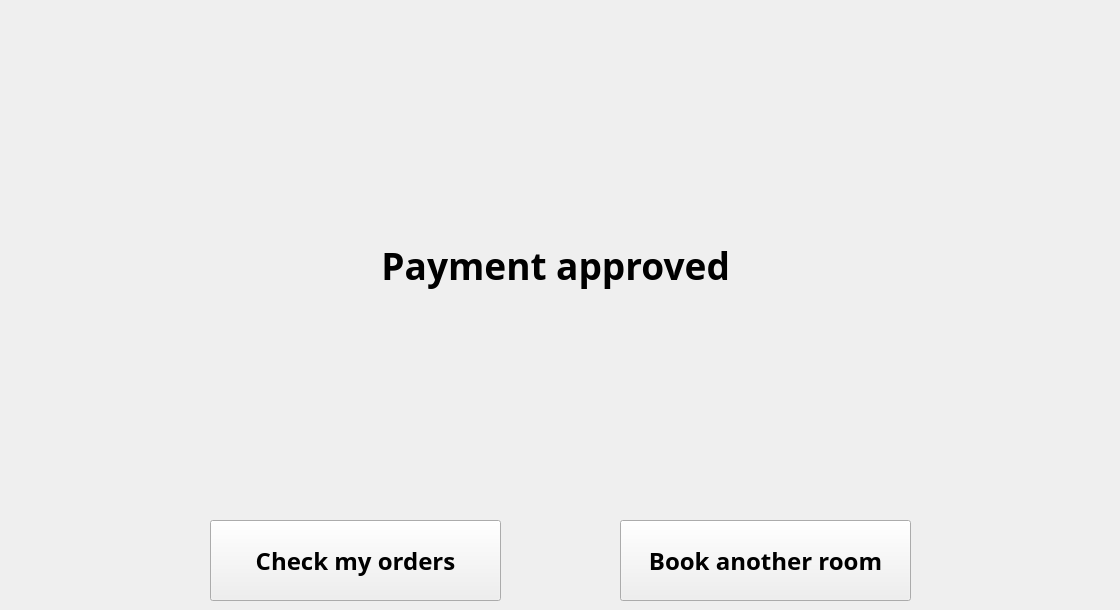
   <widget class="QWidget" name="paysu_page">
    <widget class="QLabel" name="label_29">
     <property name="geometry">
      <rect>
       <x>10</x>
       <y>220</y>
       <width>1101</width>
       <height>91</height>
      </rect>
     </property>
     <property name="font">
      <font>
       <family>Bahnschrift SemiBold</family>
       <pointsize>28</pointsize>
       <weight>75</weight>
       <bold>true</bold>
      </font>
     </property>
     <property name="text">
      <string>Payment approved </string>
     </property>
     <property name="alignment">
      <set>Qt::AlignCenter</set>
     </property>
    </widget>
    <widget class="QPushButton" name="to_order_detail_page">
     <property name="geometry">
      <rect>
       <x>210</x>
       <y>520</y>
       <width>291</width>
       <height>81</height>
      </rect>
     </property>
     <property name="font">
      <font>
       <family>Bahnschrift SemiBold</family>
       <pointsize>18</pointsize>
       <weight>75</weight>
       <bold>true</bold>
      </font>
     </property>
     <property name="text">
      <string>Check my orders</string>
     </property>
    </widget>
    <widget class="QPushButton" name="to_comfirmorder_3">
     <property name="geometry">
      <rect>
       <x>620</x>
       <y>520</y>
       <width>291</width>
       <height>81</height>
      </rect>
     </property>
     <property name="font">
      <font>
       <family>Bahnschrift SemiBold</family>
       <pointsize>18</pointsize>
       <weight>75</weight>
       <bold>true</bold>
      </font>
     </property>
     <property name="text">
      <string>Book another room</string>
     </property>
    </widget>
   </widget>
